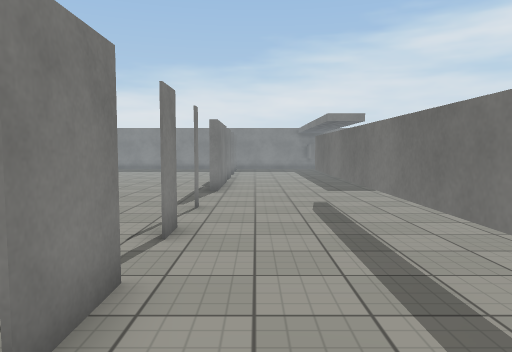
view 1 (above)

23 first-person views from a walk through a Unity game level. The camera is 1.4 m above the floor, tilts 4° down and sees 70° across. The floor is counted in squares, 1 m on a side. Each view is taken from the middle of a square. On the plan, view 1 faces up. The plan holds only what a view shows up to about 16 squares ahead; the rest is blank. The place goes on beyond the plan. The player is left out. Surface patterns are stand-ins for the level's own textures.

view 2
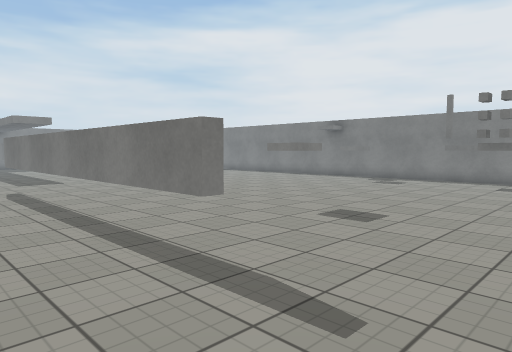

view 3
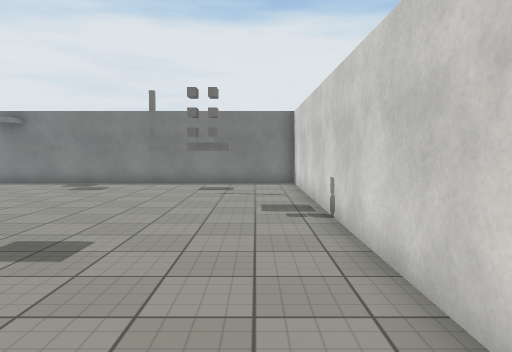

view 4
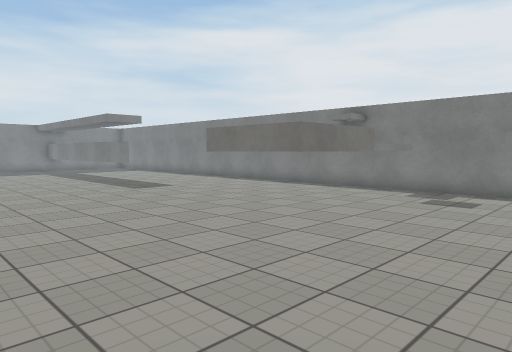

view 5
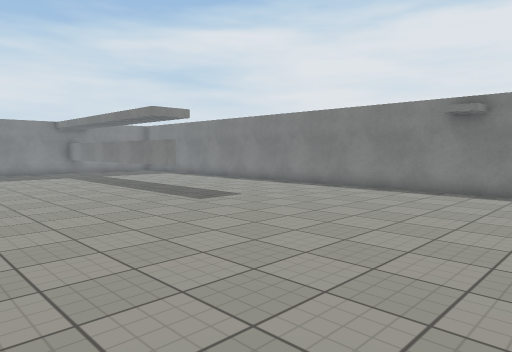

view 6
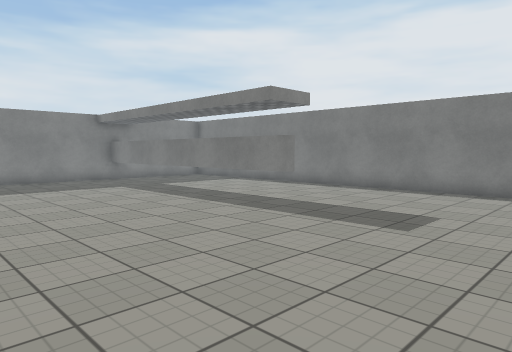

view 7
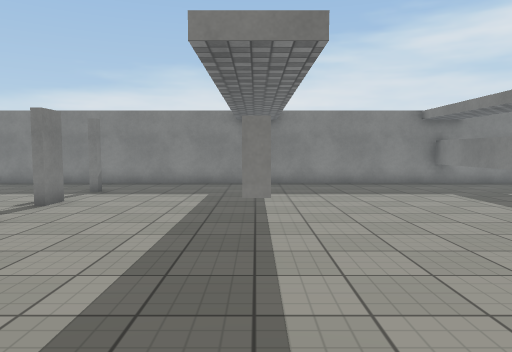

view 8
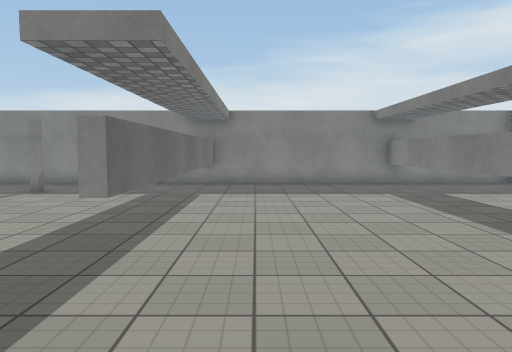

view 9
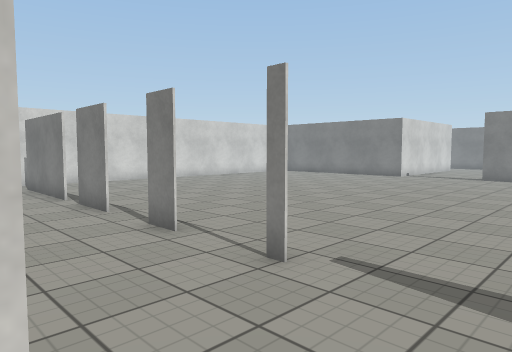

view 10
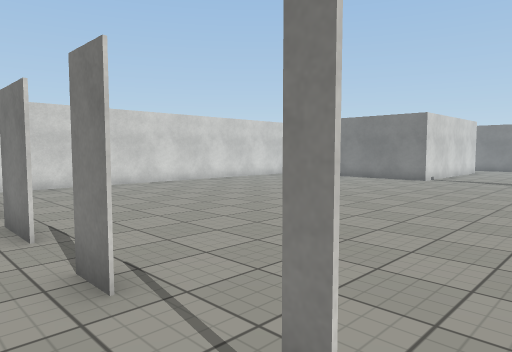

view 11
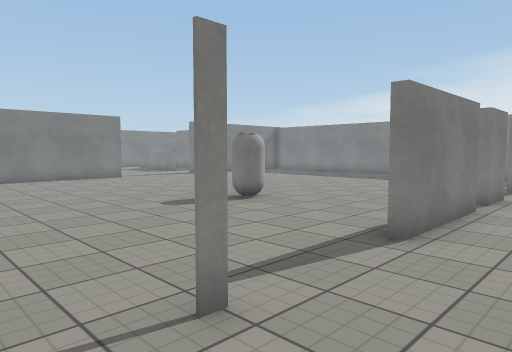

view 12
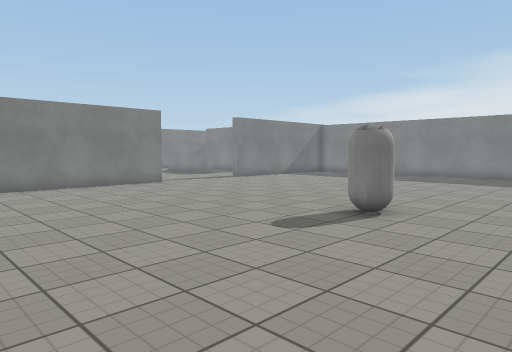

view 13
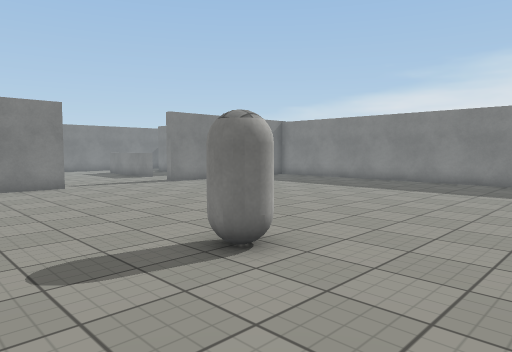

view 14
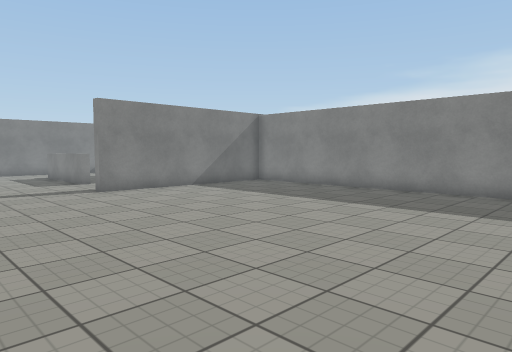

view 15
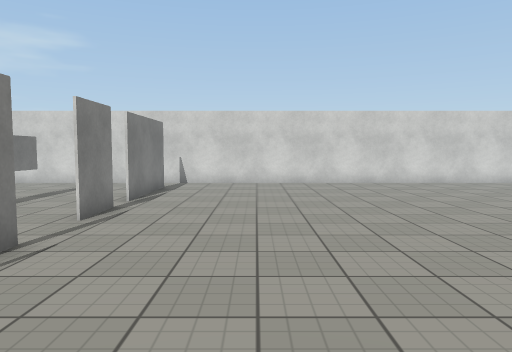

view 16
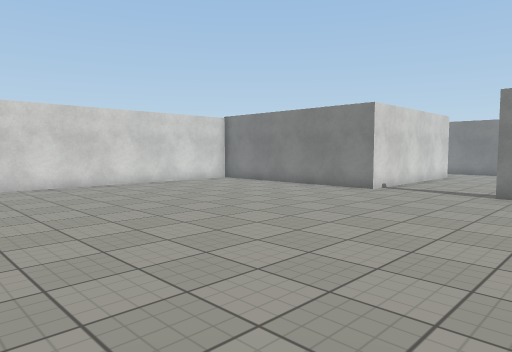

view 17
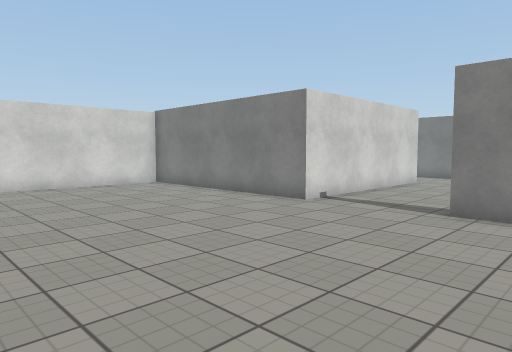

view 18
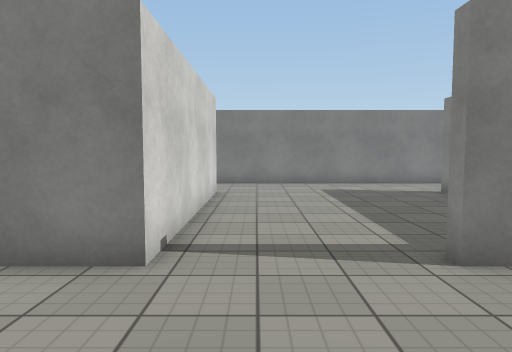

view 19
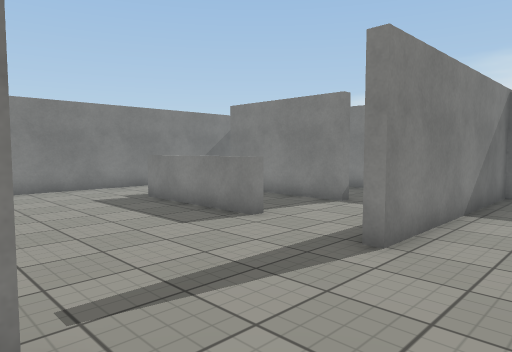

view 20
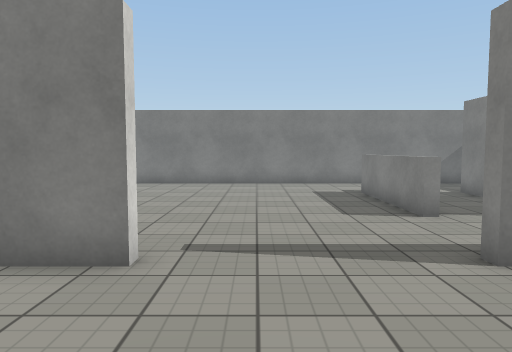

view 21
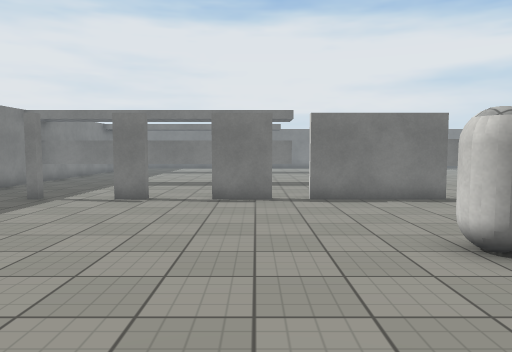

view 22
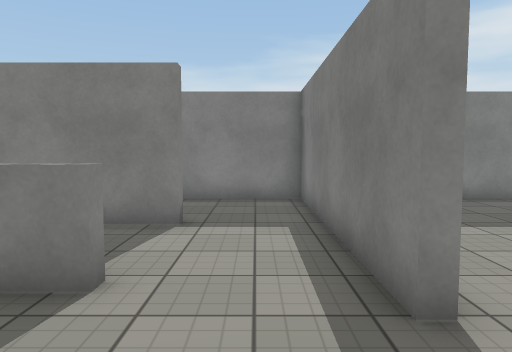

view 23
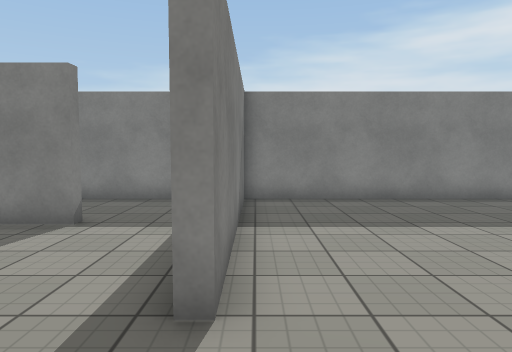

### Floor plan
Key: @ floor where view 1 was taken; # wall or solid block; x gap in a wall; . floor; = window, fence, low wall or low ledge; T thing the floor can be seen under or through; O other object.
Columns run from 29 left of view 1 to 17 right of it. Each row starts with its distance up from view 1.
 28        ########################################
 27        ....##....................#.......T....
 26 #       ...##....................#.......T....
 25 #..     ...##....................#.......T...
 24 # ..#####..##...............#....#.......T..
 23 #   .......##....................#.......T..
 22 #.    .....##...............#....#.......T..
 21 #...#====..##....................#.......T...
 20 #..........##....................#.......T....#
 19 #...........................#....#.......T....#
 18 #...........................#....#.......T....#
 17 #................................#.......T....#
 16 #...........................#.................#
 15 #..........##.........O.....#.................#
 14 #........   #.........O.....#.................#
 13 #.....      #...............#.................#
 12 #...        #.................................#
 11 #...#       #.................................#
 10 #.......    #..................T..............#
  9 #.........  #...............#..T..............#
  8 #..........##..................T..............#
  7 #..............................T..............#
  6 #...........................#..T..............#
  5 #..............................T............#.#
  4 #...########...................T..............#
  3 #          ##...............#..T..............#
  2             #...............x..T...#..........#
  1             #...............x..T..............#
  0             #...............#@.T............#.#
 -1             #...............#.................#
 -2             #...............#..........#......#
 -3             #.................................#
 -4             #................ ................#
 -5             ###################################

Where each view was taken, in squares from view 1:
view 1: 0 up, 0 right, facing up
view 2: 4 down, 1 left, facing up-right
view 3: 3 down, 1 right, facing right
view 4: 0 up, 4 right, facing up-right
view 5: 4 up, 4 right, facing up-right
view 6: 10 up, 4 right, facing up-right
view 7: 12 up, 4 right, facing up
view 8: 12 up, 6 right, facing up
view 9: 12 up, 2 right, facing down-left
view 10: 10 up, 0 right, facing down-left
view 11: 7 up, 1 right, facing up-left
view 12: 7 up, 3 left, facing up-left
view 13: 11 up, 3 left, facing up-left
view 14: 15 up, 5 left, facing up-left
view 15: 11 up, 5 left, facing down
view 16: 10 up, 5 left, facing down-left
view 17: 10 up, 9 left, facing down-left
view 18: 5 up, 13 left, facing left
view 19: 15 up, 15 left, facing up-left
view 20: 17 up, 13 left, facing left
view 21: 18 up, 12 left, facing right
view 22: 17 up, 19 left, facing up
view 23: 17 up, 17 left, facing up
